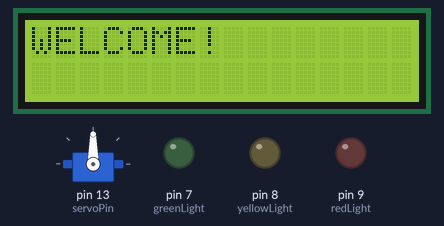
Simulated run of this sketch. Board: Arduino Uno, built with avr-gcc and run on an emulated ATmega328P. Shown: 16×2 character LCD, servo, output pins drawn as LEDs (lit = HIGH). What the sketch prints to the serial monitor is not drawn.

Above: at 0.1 s.
At 4.23 s:
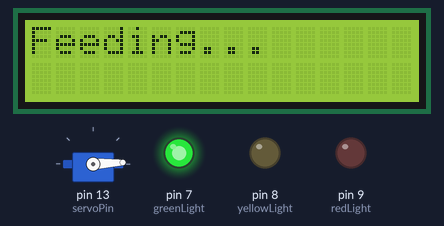
At 9.69 s:
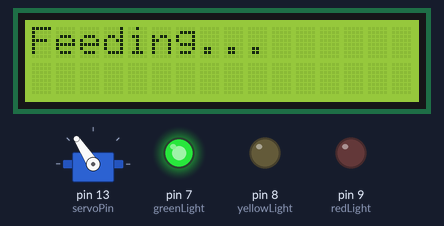
At 15.23 s:
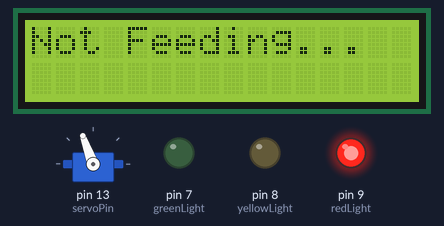
At 19.55 s:
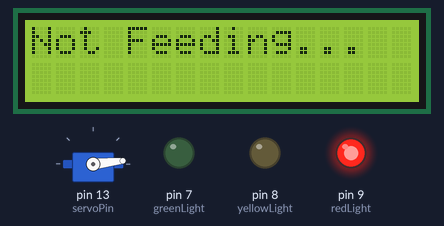
At 38.9 s:
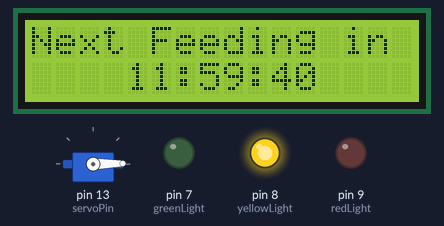
Timing chart, 0 to 40.0 s (numbered marks = the images above):
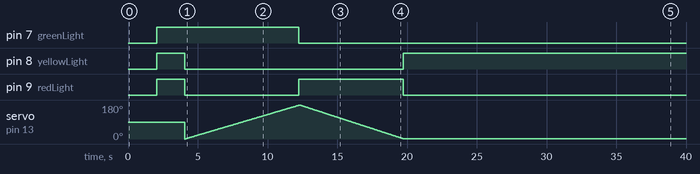

Measured:
- by itself, pin 7 (greenLight): LOW → HIGH at 2.1 s, → LOW 10.2 s later
- by itself, pin 8 (yellowLight): LOW → HIGH at 2.1 s, → LOW 2.0 s later, → HIGH 15.7 s later
- by itself, pin 9 (redLight): LOW → HIGH at 2.1 s, → LOW 2.0 s later, → HIGH 8.2 s later, → LOW 7.5 s later

The sketch:

Charlie.ino
```cpp
/* This is the code that runs the fish (Charlie's) feeding time */
/* This was developed by Emmanuel Ogunjirin */

/*
 *  LCD INSTRUCTIONS: See https://www.arduino.cc/en/Tutorial/LiquidCrystalSerialDisplay
 *  LCD RS pin to digital pin 12
 *  LCD Enable pin to digital pin 11
 *  LCD D4 pin to digital pin 5
 *  LCD D5 pin to digital pin 4
 *  LCD D6 pin to digital pin 3
 *  LCD D7 pin to digital pin 2
 *  LCD R/W pin to ground
 *  10K resistor:
 *  Ends to +5V and ground
 *  Wiper to LCD VO pin (pin 3)
*/

/* Includes needed Libraries */
#include <Servo.h>    // Servo library from Arduino.
#include <LiquidCrystal.h>  // The LCD Library.

/* Declaration Pins */
int angle = 0;    // Sets the starting angle to 0 degrees.
int servoPin = 13;   // Makes the servo pin equal to pin 10.
int redLight = 9;   // Makes the red LED pin 9
int yellowLight = 8;  // Makes the yellow LED pin 8
int greenLight = 7;   // Makes the green LED pin 7
int Hours = 11;    // Amount of hours you want to wait for.
int Minutes = 59;    // Amount of minutes you want to wait for.
int Seconds = 59;    // Amount of seconds you want to wait for.
const int rs = 12;   // Initializes the LCD Pins.
const int en = 11;   // Initializes the LCD Pins.
const int d4 = 5;    // Initializes the LCD Pins.
const int d5 = 4;    // Initializes the LCD Pins.
const int d6 = 3;    // Initializes the LCD Pins.
const int d7 = 2;    // Initializes the LCD Pins.

/* Variables */
Servo feedingServo;   // This is the feeding variable used by the system.
LiquidCrystal lcd (rs, en, d4, d5, d6, d7);   // These are the LCD Pins.

/* This is run the first time the project is started */
void setup()
{
  Serial.begin(9600); // Allows the viewing of data from the Serial Monitor.
  lcd.begin(16, 2);   // Allows us to start the LCD screen.
  lcd.print("WELCOME!"); // Prints a welcome message.
  feedingServo.attach(servoPin); // Makes pin 10 behave as the servo variable above.
  pinMode(redLight, OUTPUT);  // Activates the red LED.
  pinMode(yellowLight, OUTPUT); // Activates the yellow LED.
  pinMode(greenLight, OUTPUT);  // Activates the green LED.
  Serial.println("Serial Monitor started, All Systems Go!");   // System Readiness Level.
  Serial.println();   // Blank line.
  delay(2000);    // Waits a little for system and user.
}

/* This is run on a loop constantly by the system.*/
void loop()
{
  lcd.clear();   // Clears the LCD of any words.
  lightson();   // Turns on all the lights!
  delay(2000);  // Waits for 2 seconds.
  lightsoff();  // Turns off all the lights!

  /* First Rotation of the Servo */
  for (angle = 0; angle < 180; angle += 1)   // Turns the Servo Motor to 180 degrees.
  {
    Serial.println("Green Light On"); // Prints that the Green light is on
    green(); // Turns on the green light.
    Serial.println("Begin Feeding Charlie..."); // Prints that Charlie is being fed.
    lcd.print("Feeding...");   // Displays what is on the serial monitor on the LCD
    Serial.println();   // Blank line.

    feedingServo.write(angle);   // Rotates the motor to the angle that is specified.
    delay(15);   // Waits a little for the motor to catch up.
    lcd.clear();    // Clears the LCD of any words.
  }

  /* Second Rotation of the Servo */
  for (angle = 180; angle >= 1; angle -= 1)    // Turns the Servo Motor back to 0 degrees.
  {
    Serial.println("Red Light On"); // Prints that the Red light is on
    red(); // Turns on the red light.
    Serial.println("End Feeding Charlie..."); // Prints Charlie has stopped being fed.
    lcd.print("Not Feeding...");   // Displays what is on the serial monitor on the LCD
    Serial.println();    // Blank line.

    feedingServo.write(angle);   // Rotates the motor to the angle that is specified.
    delay(15);   // Waits a little for the motor to catch up.
    lcd.clear();   // Clears the LCD of any words.
  }

  /* This is how long you want to wait before repeating the process again (in Milliseconds) */
  while (Hours > 0 || Minutes > 0 || Seconds >= 0)
  {
    Serial.println("Green Light On"); // Prints that the Yellow light is on
    yellow(); // Turns on the yellow light.

    lcd.setCursor(0, 0);  // Sets the cursor to the specified coordinates.
    lcd.print("Next Feeding in ");   // Prints the text above time.

    lcd.setCursor(4, 2);  // Sets the cursor to the specified coordinates.

    (Hours < 10) ? lcd.print("0") : NULL; // Checks if hours is less than 10
    lcd.print(Hours); // Prints hours
    lcd.print(":"); // Prints separator.

    (Minutes < 10) ? lcd.print("0") : NULL; // Checks if minutes is less than 10
    lcd.print(Minutes); // Prints minutes
    lcd.print(":"); // Prints separator.

    (Seconds < 10) ? lcd.print("0") : NULL; // Checks if seconds is less than 10
    lcd.print(Seconds); // Prints seconds

    lcd.display();  // LCD displays the called attributes.

    Serial.println("Starting Timer");   // Prints that the timer is starting.
    times();    // Calls the times function.
    Serial.println("Second Timer");   // Prints that the timer is ending.
    delay(1000);  // Gives the system a break.
   }
}


/* The code that runs the timer countdown and keeps the time till next feed */
void times()
{
  if (Seconds > 0)  // Checks if seconds is 0.
  {
    Seconds -= 1;   // Subtracts 1 from seconds.
  }

  else
  {
    if (Minutes > 0)    // Checks if minutes is 0.
    {
      Seconds = 59;     // Sets seconds to 59.
      Minutes -= 1;   // Subtracts 1 from minutes.
    }

    else
    {
      if (Hours > 0)  // Checks if hours is 0
      {
        Seconds = 59;   // Sets seconds to 59.
        Minutes = 59;   // Sets minutes to 59.
        Hours -= 1;   // Subtracts 1 from hours
      }
      else
      {
        Seconds = 59;     // Resets seconds to 59.
        Minutes = 59;     // Resets seconds to 59.
        Hours = 11;     // Resets hours to 11.
        loop();     // Calls Loop again from the start and re-runs process.
      }
    }
  }
}


/* Turns on the Yellow Light */
void yellow()
{
  digitalWrite(redLight, LOW);  // Deactivates the red LED.
  digitalWrite(yellowLight, HIGH); // Activates the yellow LED.
  digitalWrite(greenLight, LOW);  // Deactivates the green LED.
}

/* Turns on the Red Light */
void red()
{
  digitalWrite(redLight, HIGH);  // Activates the red LED.
  digitalWrite(yellowLight, LOW); // Deactivates the yellow LED.
  digitalWrite(greenLight, LOW);  // Deactivates the green LED.
}

/* Turns on the Green Light */
void green()
{
  digitalWrite(redLight, LOW);  // Deactivates the red LED.
  digitalWrite(yellowLight, LOW); // Deactivates the yellow LED.
  digitalWrite(greenLight, HIGH);  // Activates the green LED.
}

/* Turns on all the lights */
void lightson()
{
  digitalWrite(redLight, HIGH);  // Activates the red LED.
  digitalWrite(yellowLight, HIGH); // Activates the yellow LED.
  digitalWrite(greenLight, HIGH);  // Activates the green LED.
}

/* Turns off all the lights */
void lightsoff()
{
  digitalWrite(redLight, LOW);  // Deactivates the red LED.
  digitalWrite(yellowLight, LOW); // Deactivates the yellow LED.
  digitalWrite(greenLight, LOW);  // Deactivates the green LED.
}
```
